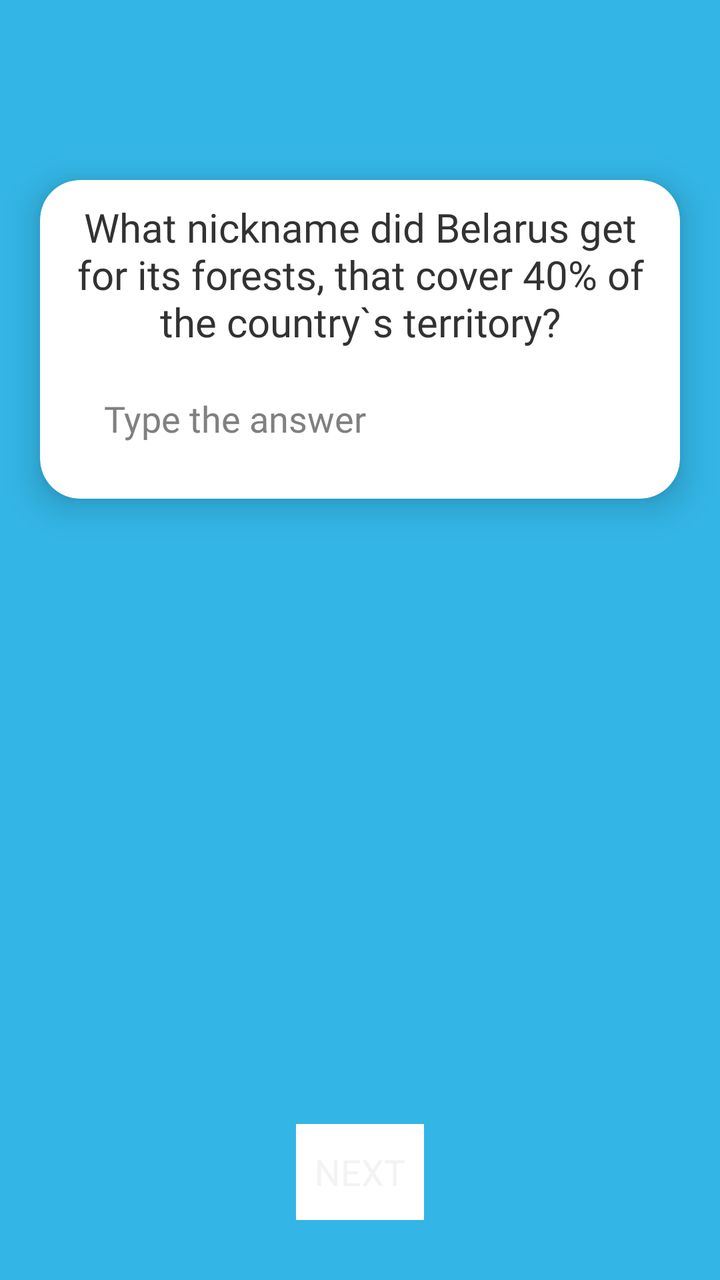
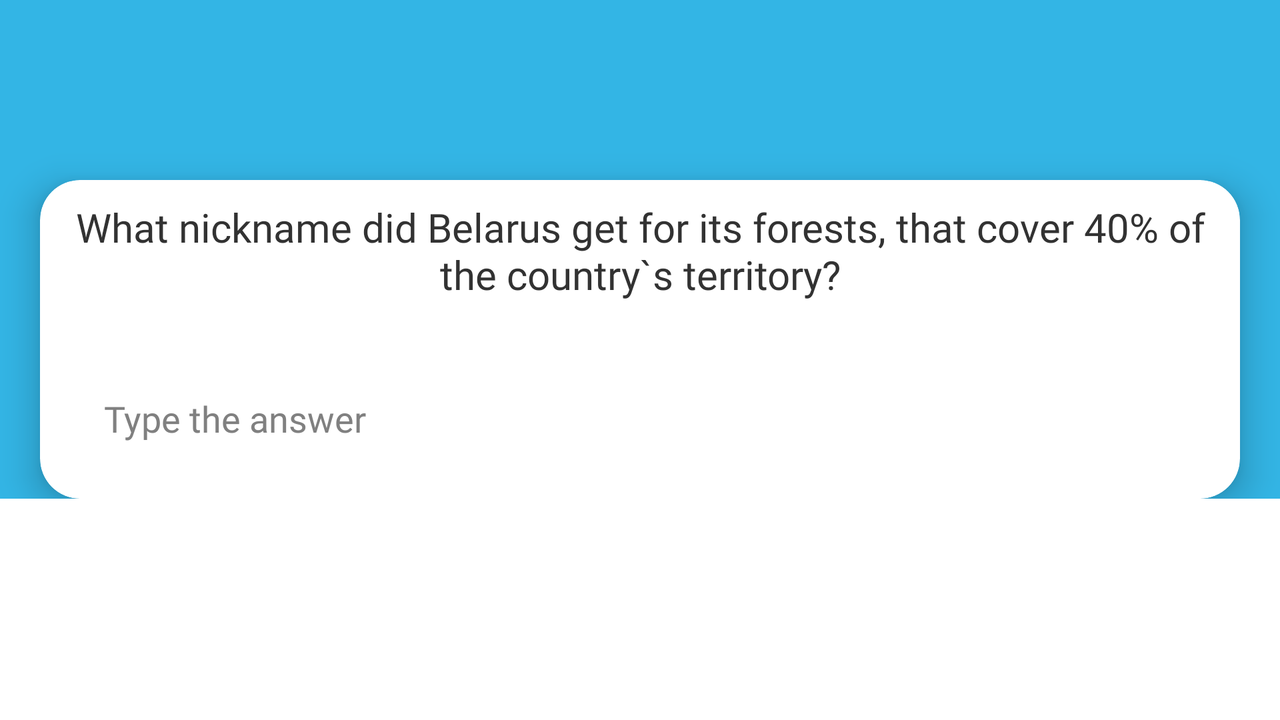

Compare how this app lays out the same screen by default and in its alternative resource folder. The renders come first, then the two layout files and the values they reference.
<!-- AndroidManifest.xml: application theme AppTheme.Splash -->
<!-- res/layout/second_page_slider.xml -->
<?xml version="1.0" encoding="utf-8"?>
<RelativeLayout
    xmlns:android="http://schemas.android.com/apk/res/android"
    android:layout_width="match_parent"
    android:layout_height="match_parent"
    xmlns:app="http://schemas.android.com/apk/res-auto"
    android:background="@android:color/holo_blue_light">
    <ImageView
        android:id="@+id/fields"
        android:contentDescription="@string/icon_question2_description"
        android:layout_width="wrap_content"
        android:layout_height="wrap_content"
        android:src="@drawable/forest256"
        android:layout_centerHorizontal="true"
        android:layout_marginTop="@dimen/imageMarginTop"/>
    

    <android.support.v7.widget.CardView
        android:layout_width="match_parent"
        android:layout_height="wrap_content"
        android:layout_centerInParent="true"
        android:layout_below="@id/fields"
        android:layout_marginTop="@dimen/cardview2_top"
        android:layout_marginLeft="@dimen/cardview_margin_side"
        android:layout_marginRight="@dimen/cardview_margin_side"
        app:cardBackgroundColor="@android:color/white"
        app:cardCornerRadius="@dimen/cardview_cornerradius"
        app:cardElevation="@dimen/cardview_elevation">

    <TextView
        android:id="@+id/question2"
        android:layout_width="wrap_content"
        android:layout_height="wrap_content"
        android:layout_gravity="center_horizontal"
        android:layout_marginTop="@dimen/question_text_margin_top"
        android:layout_marginLeft="@dimen/q2_text_margin_side"
        android:layout_marginRight="@dimen/q2_text_margin_side"
        android:text="@string/question2"
        android:textSize="@dimen/question_text_size"
        android:fontFamily="@font/delius_swash_caps"
        android:textColor="@android:color/secondary_text_light"
        android:textAlignment="center"/>
     <EditText
         android:id="@+id/answer_field"
         android:layout_width="match_parent"
         android:layout_height="wrap_content"
         android:layout_gravity="bottom"
         android:layout_marginLeft="@dimen/answer_margin_left"
         android:layout_marginRight="@dimen/answer_margin_left"
         android:layout_marginTop="@dimen/edittext_margin_top"
         android:layout_marginBottom="@dimen/edittext_margin_bottom"
         android:hint="@string/hint"
         android:inputType="text"
         android:fontFamily="@font/delius_swash_caps"
         android:onClick="CheckUserInput"/>
    </android.support.v7.widget.CardView>

    <Button
        android:id="@+id/next_button"
        android:layout_width="wrap_content"
        android:layout_height="wrap_content"
        android:layout_alignParentBottom="true"
        android:layout_centerHorizontal="true"
        android:layout_marginBottom="@dimen/nextButton_margin_bottom"
        android:text="@string/next"
        android:textSize="@dimen/ButtonTextSize"
        android:fontFamily="@font/delius_swash_caps"
        android:background="@android:color/white"
        android:onClick="GoToQuestion3"/>

</RelativeLayout>
<!-- resources referenced by this layout -->
<resources>
  <dimen name="ButtonTextSize">18sp</dimen>
  <dimen name="answer_margin_left">20dp</dimen>
  <dimen name="cardview2_top">60dp</dimen>
  <dimen name="cardview_cornerradius">20dp</dimen>
  <dimen name="cardview_elevation">10dp</dimen>
  <dimen name="cardview_margin_side">20dp</dimen>
  <dimen name="edittext_margin_bottom">20dp</dimen>
  <dimen name="edittext_margin_top">100dp</dimen>
  <dimen name="imageMarginTop">30dp</dimen>
  <dimen name="nextButton_margin_bottom">30dp</dimen>
  <dimen name="q2_text_margin_side">10dp</dimen>
  <dimen name="question_text_margin_top">10dp</dimen>
  <dimen name="question_text_size">20sp</dimen>
  <string name="hint">Type the answer</string>
  <string name="icon_question2_description">Field with the trees</string>
  <string name="next">NEXT</string>
  <string name="question2">What nickname did Belarus get for its forests, that cover 40% of the country`s territory?  </string>
  <style name="AppTheme.Splash" parent="@android:style/Theme.Holo.NoActionBar.Fullscreen">
          <item name="android:windowBackground">@drawable/splash_screen</item>
      </style>
  <!-- drawable splash_screen (drawable) -->
  <?xml version="1.0" encoding="utf-8"?>
  <layer-list xmlns:android="http://schemas.android.com/apk/res/android"
      android:opacity="opaque">
      <item android:drawable="@android:color/white"/>
      <item>
          <bitmap android:src="@drawable/knapweed128"
              android:gravity="center"
              />
      </item>
  </layer-list>
</resources>
<!-- res/layout-land/second_page_slider.xml (the repository's variant of the layout above) -->
<!-- drawn on the phone turned sideways -->
<?xml version="1.0" encoding="utf-8"?>
<ScrollView
    xmlns:android="http://schemas.android.com/apk/res/android"
    android:layout_width="match_parent"
    android:layout_height="match_parent"
    xmlns:app="http://schemas.android.com/apk/res-auto">
<RelativeLayout
android:layout_width="match_parent"
    android:layout_height="wrap_content"
    android:background="@android:color/holo_blue_light">
    <ImageView
        android:id="@+id/fields"
        android:contentDescription="@string/icon_question2_description"
        android:layout_width="wrap_content"
        android:layout_height="wrap_content"
        android:src="@drawable/forest256"
        android:layout_centerHorizontal="true"
        android:layout_marginTop="@dimen/imageMarginTop"/>
    

    <android.support.v7.widget.CardView
        android:layout_width="match_parent"
        android:layout_height="wrap_content"
        android:layout_below="@id/fields"
        android:layout_marginTop="@dimen/cardview2_top"
        android:layout_marginLeft="@dimen/cardview_margin_side"
        android:layout_marginRight="@dimen/cardview_margin_side"
        app:cardBackgroundColor="@android:color/white"
        app:cardCornerRadius="@dimen/cardview_cornerradius"
        app:cardElevation="@dimen/cardview_elevation">

    <TextView
        android:id="@+id/question2"
        android:layout_width="wrap_content"
        android:layout_height="wrap_content"
        android:layout_gravity="center_horizontal"
        android:layout_marginTop="@dimen/question_text_margin_top"
        android:layout_marginLeft="@dimen/q2_text_margin_side"
        android:layout_marginRight="@dimen/q2_text_margin_side"
        android:text="@string/question2"
        android:textSize="@dimen/question_text_size"
        android:fontFamily="@font/delius_swash_caps"
        android:textColor="@android:color/secondary_text_light"
        android:textAlignment="center"/>
     <EditText
         android:id="@+id/answer_field"
         android:layout_width="match_parent"
         android:layout_height="wrap_content"
         android:layout_gravity="bottom"
         android:layout_marginLeft="@dimen/answer_margin_left"
         android:layout_marginRight="@dimen/answer_margin_left"
         android:layout_marginTop="@dimen/edittext_margin_top"
         android:layout_marginBottom="@dimen/edittext_margin_bottom"
         android:hint="@string/hint"
         android:inputType="text"
         android:fontFamily="@font/delius_swash_caps"
         android:onClick="CheckUserInput"/>
    </android.support.v7.widget.CardView>

    <Button
        android:id="@+id/next_button"
        android:layout_width="wrap_content"
        android:layout_height="wrap_content"
        android:layout_alignParentBottom="true"
        android:layout_centerHorizontal="true"
        android:layout_marginBottom="@dimen/nextButton_margin_bottom"
        android:text="@string/next"
        android:textSize="@dimen/ButtonTextSize"
        android:fontFamily="@font/delius_swash_caps"
        android:background="@android:color/white"
        android:onClick="GoToQuestion3"/>

</RelativeLayout>
</ScrollView>
